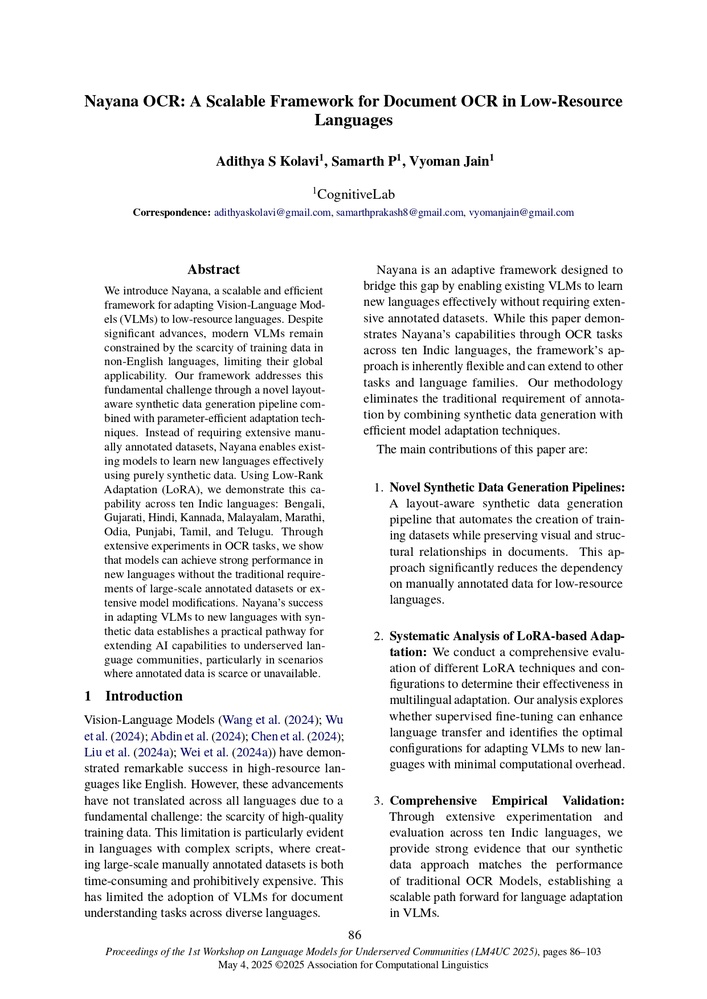
#> input picture layout_testing/2025.lm4uc-1.11_page-0001.jpg, 707 x 999 px, shrunk from 1241 x 1754 before the run
$ python -i distrotion_generator.py   (imports and definitions only)
#> lines starting #> are read from the running program, lines starting #| are printed output that depends on the picture
import cv2
import numpy as np
from PIL import Image
from math import pi

def cylindrical_edge_warp(pil_img: Image.Image, side: str = "left",
                         strength: float = 0.6, warp_portion: float = 0.45) -> Image.Image:
    """Enhanced cylindrical edge warp with better error handling"""
#> called with side = 'left', strength = 0.6, warp_portion = 0.45
    try:
        img = cv2.cvtColor(np.array(pil_img), cv2.COLOR_RGB2BGR)
#> img is the input picture: shape (999, 707, 3); mean B, G, R 238, 237.8, 237.8
        h, w = img.shape[:2]
#> h = 999; w = 707

        # width of the curved strip
        W = int(warp_portion * w)
#> W = 318
        # fake focal length = radius of cylinder
        R = W / strength if strength != 0 else 1e9
#> R = 530

        # Build meshgrid of pixel coords
        X, Y = np.meshgrid(np.arange(w), np.arange(h))
        map_x = X.astype(np.float32).copy()
        map_y = Y.astype(np.float32).copy()

        if side == "left":
            strip = X < W
            dx = W - X[strip]
        else:  # right
            strip = X > (w - W)
            dx = X[strip] - (w - W)

        # angle on cylinder surface for those pixels
        theta = dx / R
        # horizontal mapping
        displacement = R * np.sin(theta) - dx
        map_x[strip] += displacement
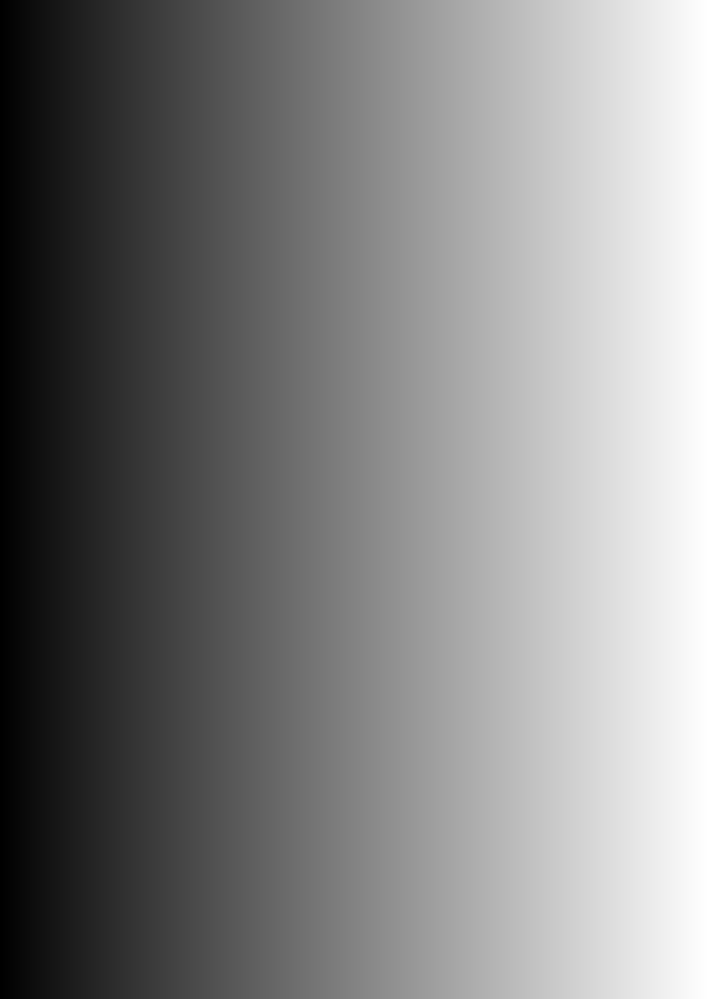
#> map_x: shape (999, 707) float32; min -18.74, max 706, mean 350.9; drawn with min black and max white

        # vertical scaling
        scale_y = np.cos(theta)
        map_y[strip] = (Y[strip] - h/2) / scale_y + h/2
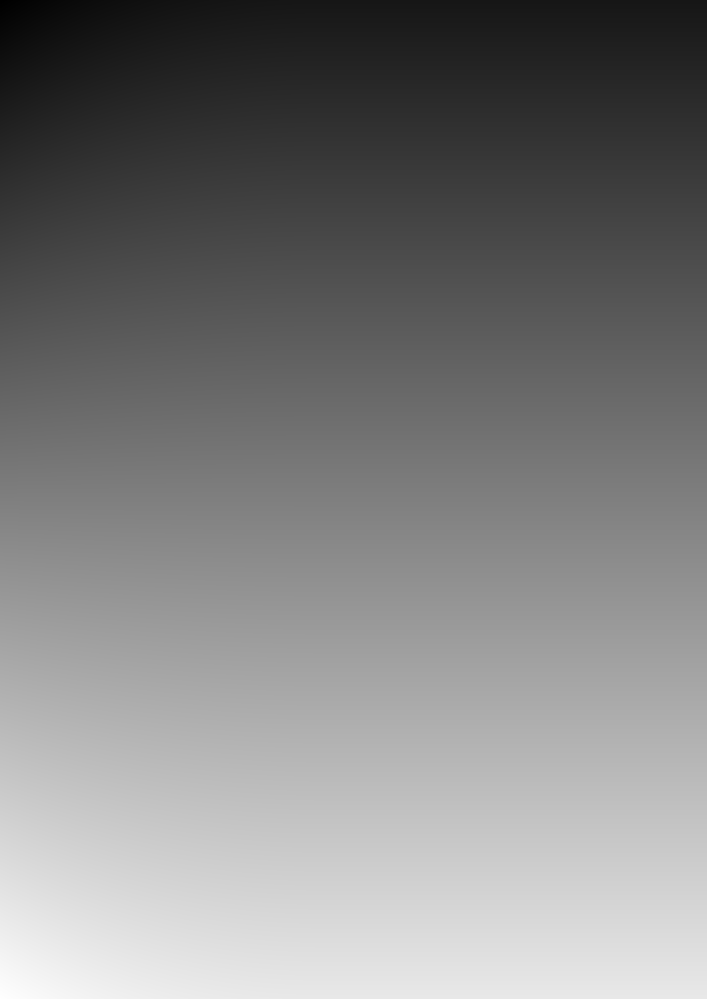
#> map_y: shape (999, 707) float32; min -105.7, max 1103.5, mean 499; drawn with min black and max white

        warped = cv2.remap(img, map_x, map_y, interpolation=cv2.INTER_CUBIC,
                          borderMode=cv2.BORDER_REPLICATE)
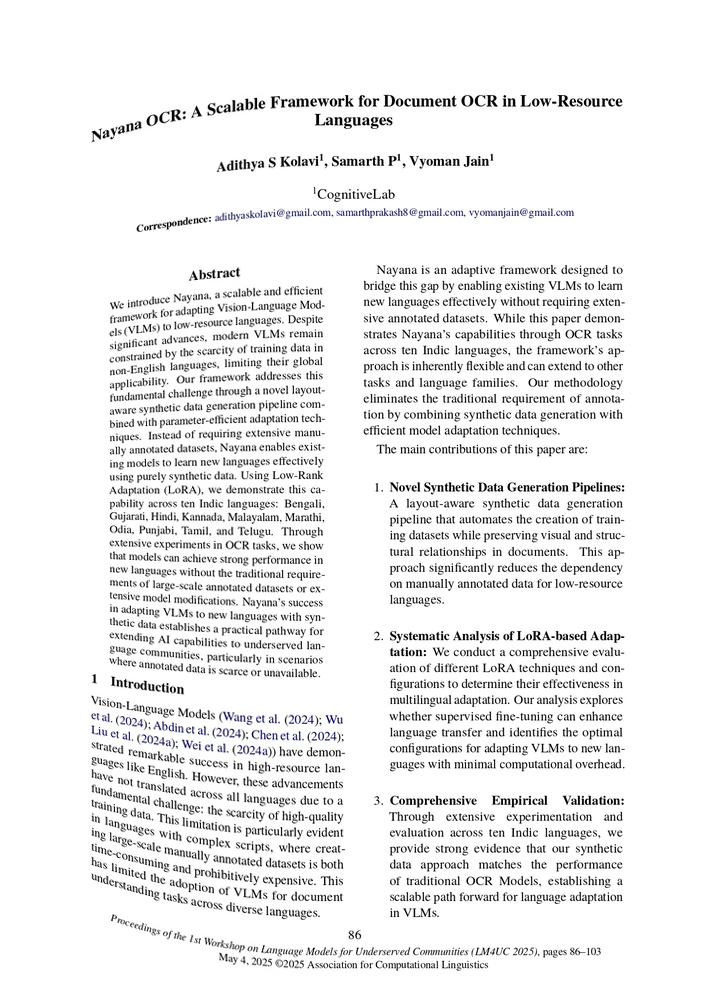
#> warped: shape (999, 707, 3); mean B, G, R 238.3, 238.1, 238.1
        return Image.fromarray(cv2.cvtColor(warped, cv2.COLOR_BGR2RGB))
    except Exception as e:
        print(f"Error in cylindrical_edge_warp: {e}")
        return pil_img

def washboard_warp(pil_img: Image.Image, amplitude: float = 8, wavelength: float = 120,
                  phase: float = 0.0, decay_from_top: bool = True) -> Image.Image:
    """Enhanced washboard warp with better error handling"""
    try:
        img = cv2.cvtColor(np.array(pil_img), cv2.COLOR_RGB2BGR)
        h, w = img.shape[:2]

        # build a vector of vertical offsets
        x = np.arange(w, dtype=np.float32)
        dy = amplitude * np.sin(2*pi*x / wavelength + phase)

        if decay_from_top:
            atten = np.linspace(1, 0.2, h, dtype=np.float32)[:, None]
        else:
            atten = 1.0

        # broadcast to full map
        map_x, map_y = np.meshgrid(x, np.arange(h, dtype=np.float32))
        map_y += dy * atten

        warped = cv2.remap(img, map_x, map_y, cv2.INTER_CUBIC,
                          borderMode=cv2.BORDER_REPLICATE)
        return Image.fromarray(cv2.cvtColor(warped, cv2.COLOR_BGR2RGB))
    except Exception as e:
        print(f"Error in washboard_warp: {e}")
        return pil_img

>>> import cv2
>>> picture = cv2.cvtColor(cv2.imread('../layout_testing/2025.lm4uc-1.11_page-0001.jpg'), cv2.COLOR_BGR2RGB)
>>> result = cylindrical_edge_warp(picture)

$ run again, on layout_testing/distorted_text_image.png
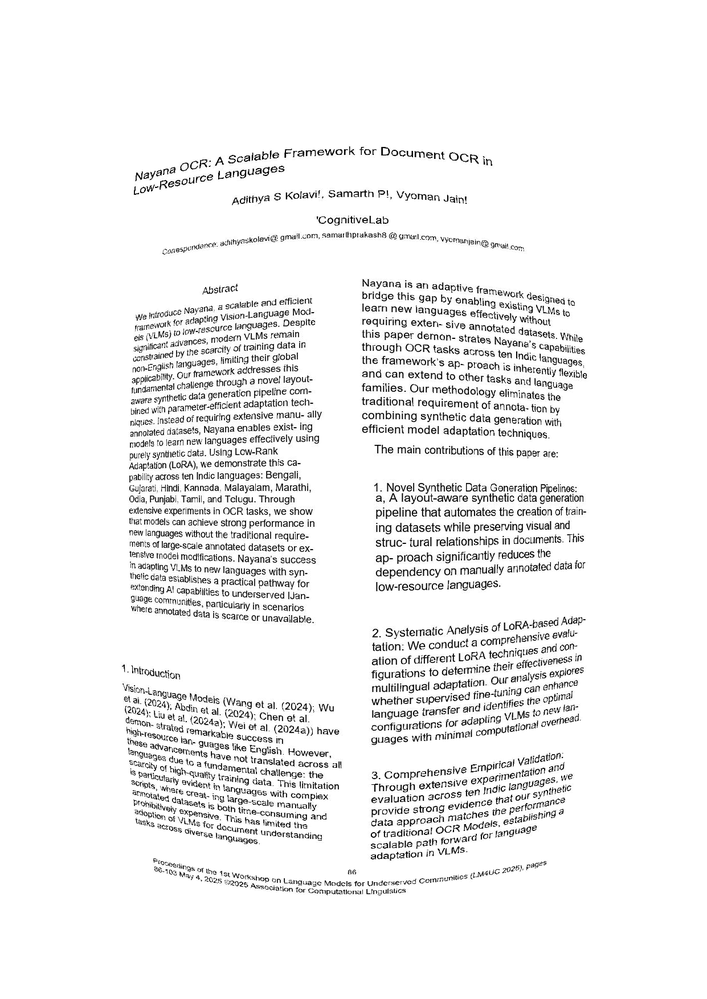
#> input picture layout_testing/distorted_text_image.png, 707 x 999 px, shrunk from 1241 x 1754 before the run
#> picture is the input picture: shape (999, 707, 3); min 0, max 255, mean 241.2
#> in cylindrical_edge_warp, `warped = cv2.remap(img, map_x, map_y, interpolation=cv2.INTER_CUBIC, b..`:
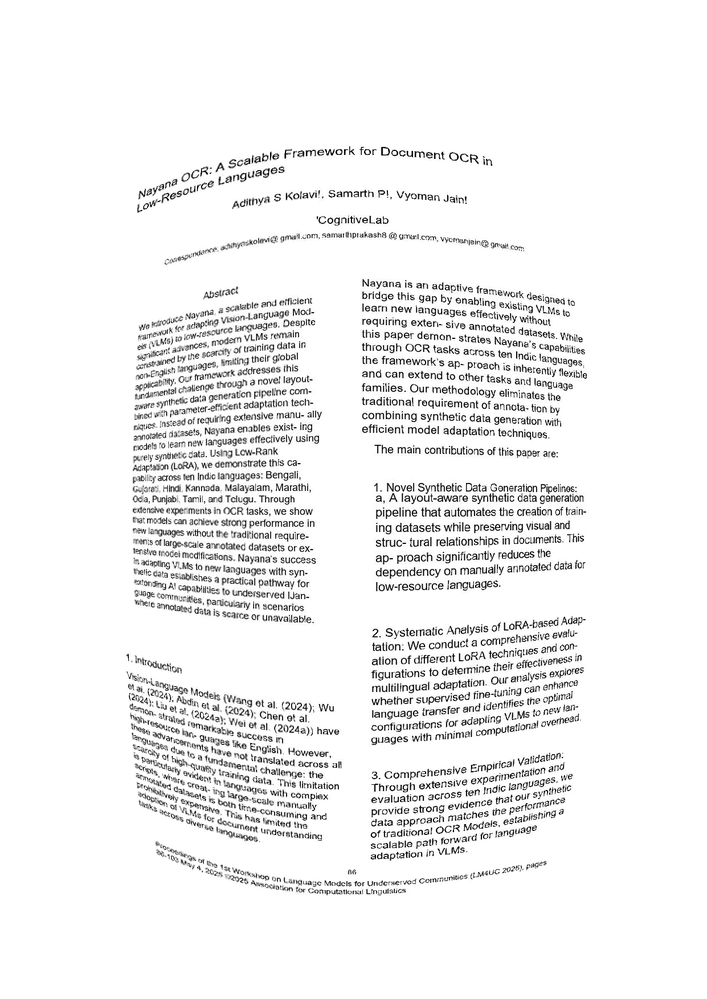
#> warped: shape (999, 707, 3); min 0, max 255, mean 241.3

$ run again, on layout_testing/image12.png
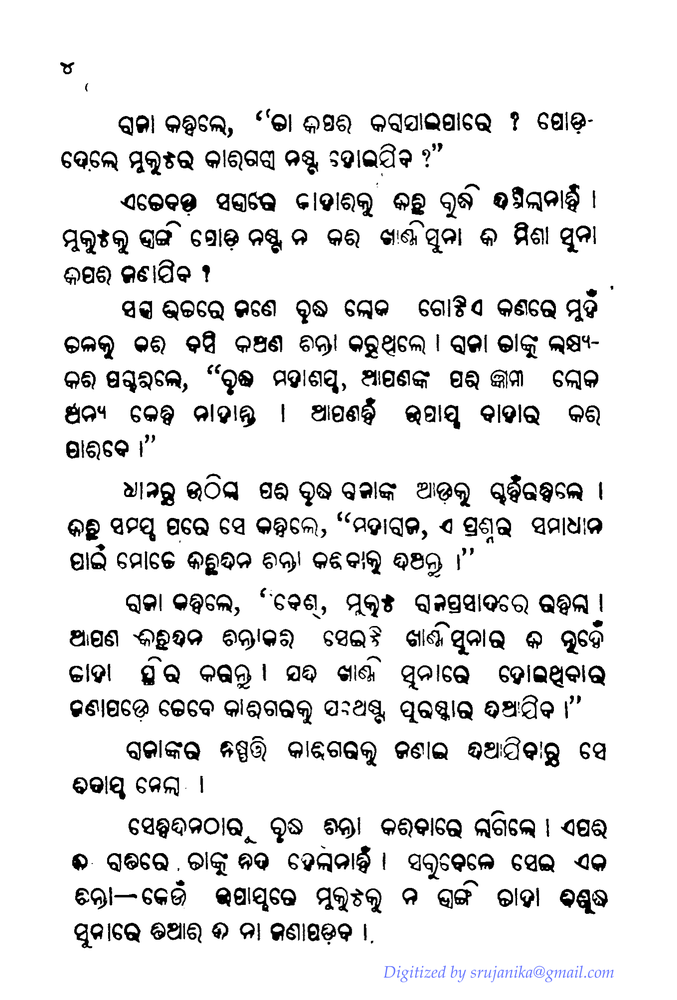
#> input picture layout_testing/image12.png, 677 x 1000 px, shrunk from 1359 x 2008 before the run
#> in cylindrical_edge_warp, img is the input picture: shape (1000, 677, 3); mean B, G, R 230.6, 230.4, 230.4
#> in cylindrical_edge_warp, `warped = cv2.remap(img, map_x, map_y, interpolation=cv2.INTER_CUBIC, b..`:
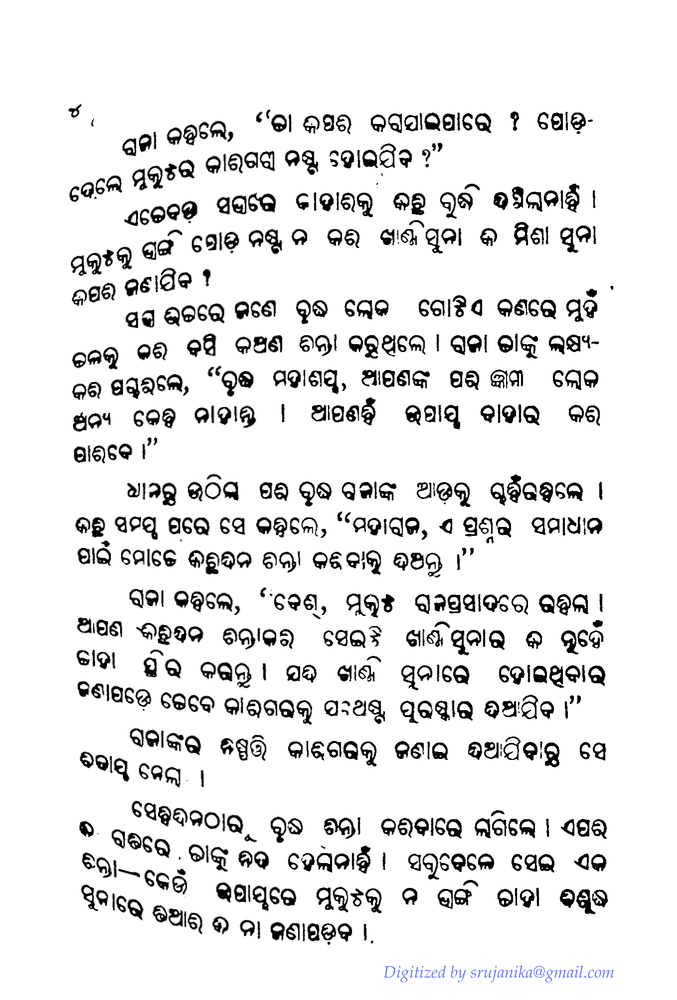
#> warped: shape (1000, 677, 3); mean B, G, R 231.3, 231.2, 231.2
